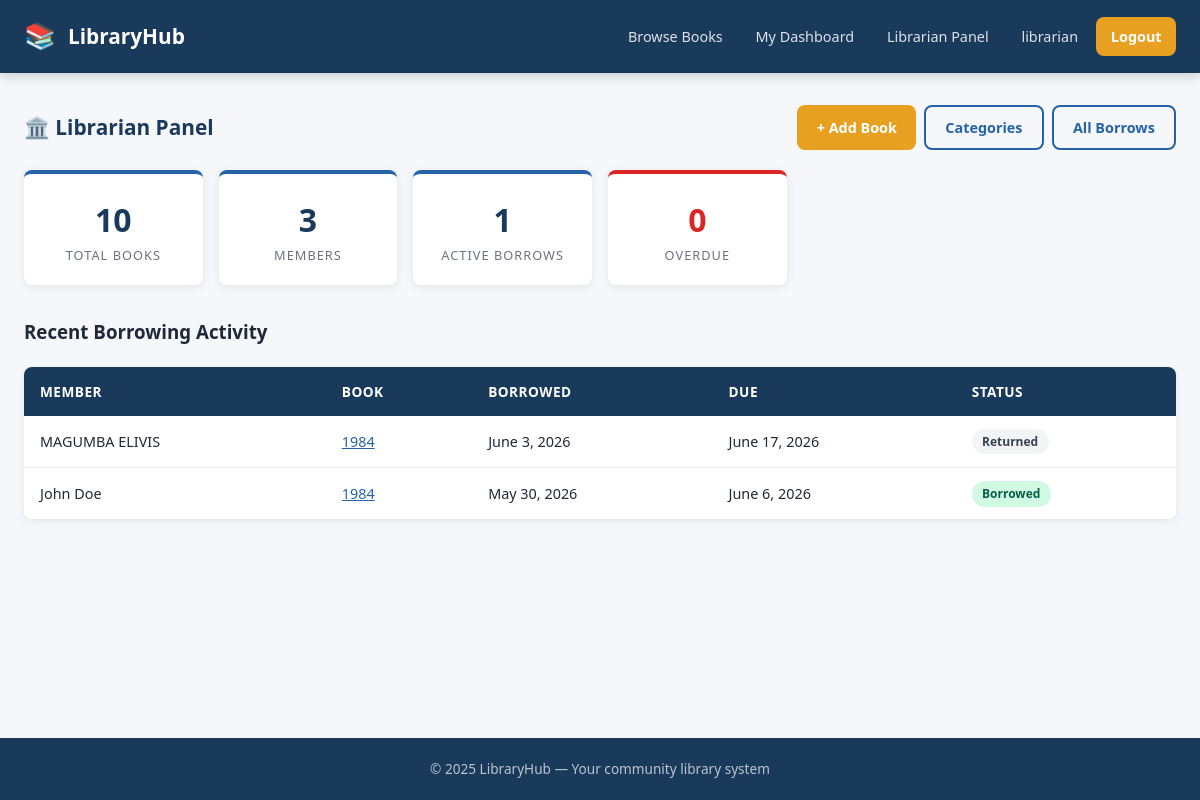
The app's page /librarian/ (signed in) with its own data.
### library/models.py (models this page shows, shortened)
class BorrowRecord(models.Model):
    STATUS_CHOICES = [
        ('borrowed', 'Borrowed'),
        ('returned', 'Returned'),
        ('overdue', 'Overdue'),
    ]
    user = models.ForeignKey(User, on_delete=models.CASCADE, related_name='borrow_records')
    book = models.ForeignKey(Book, on_delete=models.CASCADE, related_name='borrow_records')
    borrow_date = models.DateTimeField(auto_now_add=True)
    due_date = models.DateTimeField()
    return_date = models.DateTimeField(null=True, blank=True)
    status = models.CharField(max_length=10, choices=STATUS_CHOICES, default='borrowed')
    class Meta:
        ordering = ['-borrow_date']

class Book(models.Model):
    title = models.CharField(max_length=300)
    author = models.CharField(max_length=200)
    isbn = models.CharField(max_length=13, unique=True)
    category = models.ForeignKey(Category, on_delete=models.SET_NULL, null=True, related_name='books')
    description = models.TextField(blank=True)
    published_year = models.PositiveIntegerField(null=True, blank=True)
    total_copies = models.PositiveIntegerField(default=1)
    available_copies = models.PositiveIntegerField(default=1)
    cover_image = models.ImageField(upload_to='book_covers/', blank=True, null=True)
    date_added = models.DateTimeField(auto_now_add=True)
    class Meta:
        ordering = ['title']

### library/views.py (the view)
# urls.py: path('librarian/', views.librarian_dashboard, name='librarian_dashboard'),
@login_required
@user_passes_test(is_librarian)
def librarian_dashboard(request):
    total_books = Book.objects.count()
    total_users = User.objects.count()
    active_borrows = BorrowRecord.objects.filter(status__in=['borrowed', 'overdue']).count()
    overdue = BorrowRecord.objects.filter(status='overdue').select_related('user', 'book')
    recent_borrows = BorrowRecord.objects.select_related('user', 'book').order_by('-borrow_date')[:10]
    return render(request, 'library/librarian_dashboard.html', {
        'total_books': total_books,
        'total_users': total_users,
        'active_borrows': active_borrows,
        'overdue': overdue,
        'recent_borrows': recent_borrows,
    })

### library/views.py (called while the page is built)
def is_librarian(user):
    return user.is_staff or user.is_superuser

### templates/library/librarian_dashboard.html (shortened to what this page needs)
{% extends 'library/base.html' %}
{% block content %}
<div class="section-header">
  <h2>🏛️ Librarian Panel</h2>
  <div style="display:flex;gap:0.5rem;">
    <a href="{% url 'add_book' %}" class="btn btn-accent">+ Add Book</a>
    <a href="{% url 'manage_categories' %}" class="btn btn-outline">Categories</a>
    <a href="{% url 'all_borrows' %}" class="btn btn-outline">All Borrows</a>
  </div>
</div>
<div class="stats-grid">
  <div class="stat-card"><div class="value">{{ total_books }}</div><div class="label">Total Books</div></div>
  <div class="stat-card"><div class="value">{{ total_users }}</div><div class="label">Members</div></div>
  <div class="stat-card"><div class="value">{{ active_borrows }}</div><div class="label">Active Borrows</div></div>
  <div class="stat-card" style="border-top-color:var(--danger)"><div class="value" style="color:var(--danger);">{{ overdue.count }}</div><div class="label">Overdue</div></div>
</div>
<div class="section-header">
  <h3>Recent Borrowing Activity</h3>
</div>
<div class="table-wrapper">
  <table>
    <thead><tr><th>Member</th><th>Book</th><th>Borrowed</th><th>Due</th><th>Status</th></tr></thead>
    <tbody>
      {% for rec in recent_borrows %}
      <tr>
        <td>{{ rec.user.get_full_name|default:rec.user.username }}</td>
        <td><a href="{% url 'book_detail' rec.book.pk %}" style="color:var(--primary-light);">{{ rec.book.title|truncatechars:35 }}</a></td>
        <td>{{ rec.borrow_date|date:"N j, Y" }}</td>
        <td>{{ rec.due_date|date:"N j, Y" }}</td>
        <td>
          {% if rec.status == 'returned' %}<span class="badge badge-gray">Returned</span>
          {% elif rec.status == 'overdue'  %}<span class="badge badge-red">Overdue</span>
          {% else %}<span class="badge badge-green">Borrowed</span>{% endif %}
        </td>
      </tr>
      {% endfor %}
    </tbody>
  </table>
</div>
{% endblock %}

### templates/library/base.html (shortened to what this page needs)
<!DOCTYPE html>
<html lang="en">
<head>
  {% load static %}
  <link rel="stylesheet" href="{% static 'css/style.css' %}">
</head>
<body>
<nav>
  <a href="{% url 'home' %}" class="nav-brand">
    <span class="logo-icon">📚</span> LibraryHub
  </a>
  <div class="nav-links">
    <a href="{% url 'book_list' %}">Browse Books</a>
    {% if user.is_authenticated %}
      <a href="{% url 'dashboard' %}">My Dashboard</a>
      {% if user.is_staff %}
        <a href="{% url 'librarian_dashboard' %}">Librarian Panel</a>
      {% endif %}
      <a href="{% url 'profile' %}">{{ user.first_name|default:user.username }}</a>
      <a href="{% url 'logout' %}" class="btn-accent">Logout</a>
    {% else %}
      <a href="{% url 'login' %}">Login</a>
      <a href="{% url 'register' %}" class="btn-accent">Join Free</a>
    {% endif %}
  </div>
</nav>
<main>
  {% block content %}{% endblock %}
</main>
<footer>
  <p>© 2025 LibraryHub — Your community library system</p>
</footer>
</body>
</html>

### static/css/style.css (style rules this page uses)
:root { --primary: #1a3a5c; --primary-light: #2563a8; --accent: #e8a020; --accent-dark: #c47d0e; --bg: #f5f7fa; --card-bg: #ffffff; --text: #1f2937; --text-muted: #6b7280; --border: #e5e7eb; --success: #059669; --danger: #dc2626; --warning: #d97706; --info: #0284c7; --radius: 8px; --shadow: 0 2px 8px rgba(0,0,0,0.08); --shadow-lg: 0 8px 24px rgba(0,0,0,0.12); }
* { box-sizing: border-box; margin: 0; padding: 0; }
body { font-family: 'Segoe UI', system-ui, -apple-system, sans-serif; background: var(--bg); color: var(--text); line-height: 1.6; min-height: 100vh; display: flex; flex-direction: column; }
nav { background: var(--primary); padding: 0 1.5rem; display: flex; align-items: center; justify-content: space-between; position: sticky; top: 0; z-index: 100; box-shadow: 0 2px 12px rgba(0,0,0,0.2); }
.nav-brand { display: flex; align-items: center; gap: 0.75rem; color: #fff; font-size: 1.3rem; font-weight: 700; text-decoration: none; padding: 1rem 0; }
.nav-brand .logo-icon { font-size: 1.6rem; }
.nav-links { display: flex; align-items: center; gap: 0.25rem; }
.nav-links a { color: rgba(255,255,255,0.85); text-decoration: none; padding: 0.5rem 0.9rem; border-radius: var(--radius); font-size: 0.9rem; transition: background 0.2s, color 0.2s; }
.nav-links .btn-accent { background: var(--accent); color: #fff; font-weight: 600; }
main { flex: 1; padding: 2rem 1.5rem; max-width: 1200px; margin: 0 auto; width: 100%; }
.stats-grid { display: grid; grid-template-columns: repeat(auto-fill, minmax(160px, 1fr)); gap: 1rem; margin-bottom: 2rem; }
.badge { display: inline-block; padding: 0.2rem 0.65rem; border-radius: 999px; font-size: 0.75rem; font-weight: 600; }
.badge-green { background: #d1fae5; color: #065f46; }
.badge-gray { background: #f3f4f6; color: #374151; }
.btn { display: inline-flex; align-items: center; gap: 0.4rem; padding: 0.55rem 1.2rem; border-radius: var(--radius); font-size: 0.9rem; font-weight: 600; cursor: pointer; text-decoration: none; border: none; transition: all 0.2s; }
.btn-accent { background: var(--accent); color: #fff; }
.btn-outline { background: transparent; border: 2px solid var(--primary-light); color: var(--primary-light); }
.table-wrapper { background: var(--card-bg); border-radius: var(--radius); box-shadow: var(--shadow); overflow: auto; }
table { width: 100%; border-collapse: collapse; }
thead th { background: var(--primary); color: #fff; padding: 0.85rem 1rem; text-align: left; font-size: 0.85rem; text-transform: uppercase; letter-spacing: 0.5px; }
tbody td { padding: 0.8rem 1rem; border-bottom: 1px solid var(--border); font-size: 0.9rem; }
tbody tr:last-child td { border-bottom: none; }
.section-header { display: flex; align-items: center; justify-content: space-between; margin-bottom: 1.25rem; }
.section-header h2 { font-size: 1.3rem; color: var(--primary); }
.stat-card { background: var(--card-bg); border-radius: var(--radius); box-shadow: var(--shadow); padding: 1.25rem; text-align: center; border-top: 4px solid var(--primary-light); }
.stat-card .value { font-size: 2rem; font-weight: 800; color: var(--primary); }
.stat-card .label { font-size: 0.8rem; color: var(--text-muted); text-transform: uppercase; letter-spacing: 1px; }
footer { background: var(--primary); color: rgba(255,255,255,0.7); text-align: center; padding: 1.25rem; font-size: 0.85rem; margin-top: auto; }

### records on screen
BorrowRecord: user.get_full_name "MAGUMBA ELIVIS", book "1984", borrow_date "June 3, 2026", due_date "June 17, 2026", status "Returned"
BorrowRecord: user.get_full_name "John Doe", book "1984", borrow_date "May 30, 2026", due_date "June 6, 2026", status "Borrowed"

### other values on screen
{{ user.first_name|default:user.username }} "librarian"
{{ total_books }} "10"
{{ total_users }} "3"
{{ active_borrows }} "1"
{{ overdue.count }} "0"
